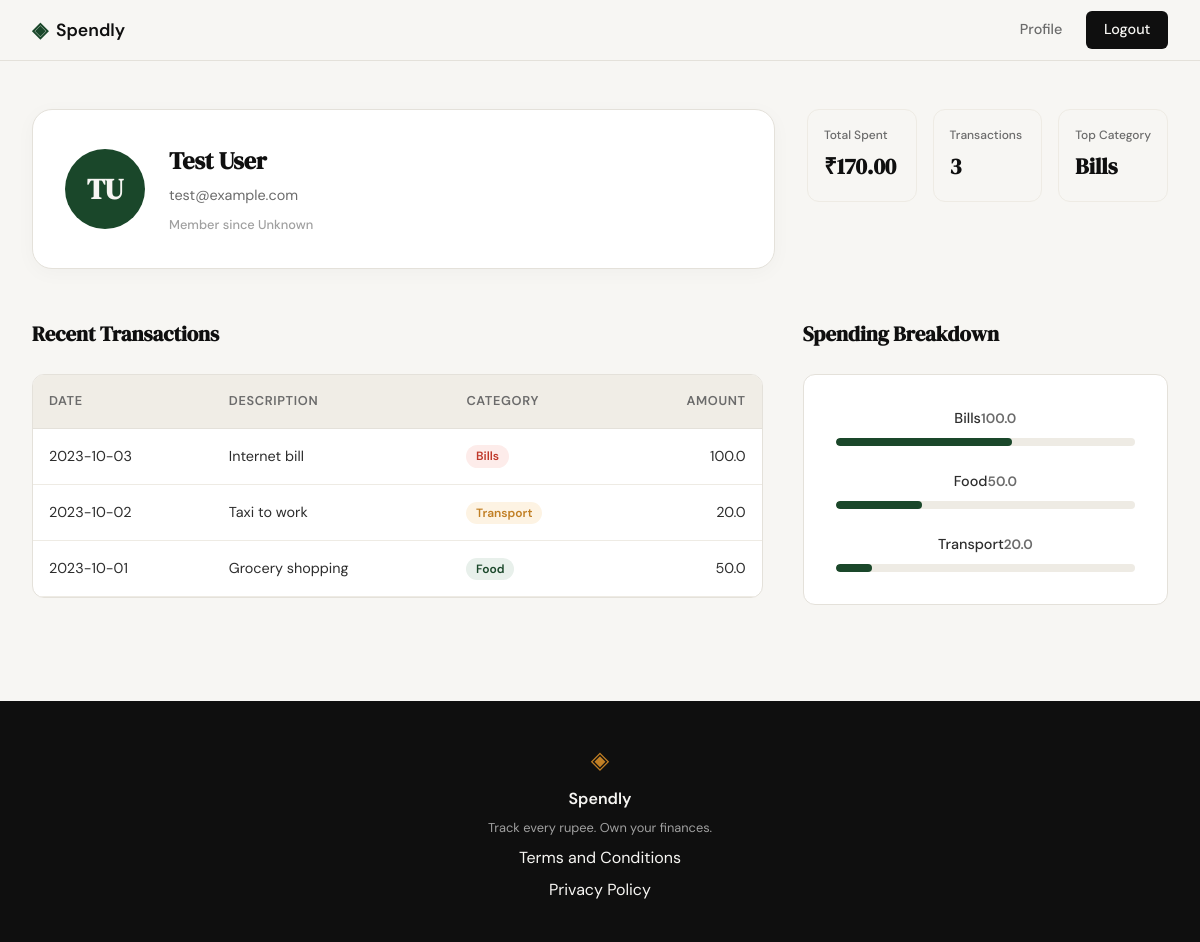
Screenshot of /profile (signed in) with the database file from the repository.
### tables this page shows
CREATE TABLE users (
                id INTEGER PRIMARY KEY AUTOINCREMENT,
                name TEXT NOT NULL,
                email TEXT NOT NULL UNIQUE,
                password TEXT NOT NULL
            );

CREATE TABLE expenses (
                id INTEGER PRIMARY KEY AUTOINCREMENT,
                user_id INTEGER NOT NULL,
                amount REAL NOT NULL,
                category TEXT NOT NULL,
                date TEXT NOT NULL,
                description TEXT,
                FOREIGN KEY (user_id) REFERENCES users (id)
            );

### app.py (the view)
@app.route("/profile")
def profile():
    user_id = session.get("user_id")
    if not user_id:
        flash("Please sign in to view your profile", "error")
        return redirect(url_for("login"))
    user_data = get_user_by_id(user_id)
    if not user_data:
        flash("User not found", "error")
        return redirect(url_for("login"))
    user = {
        "name": user_data["name"],
        "email": user_data["email"],
        "member_since": user_data["member_since"],
        "initials": "".join([n[0].upper() for n in user_data["name"].split()])
    }
    raw_stats = get_summary_stats(user_id)
    stats = {
        "total_spent": f"₹{raw_stats['total_spent']:,.2f}",
        "transaction_count": raw_stats["transaction_count"],
        "top_category": raw_stats["top_category"]
    }
    transactions = get_recent_transactions(user_id)
    categories = get_category_breakdown(user_id)
    return render_template(
        "profile.html",
        user=user,
        stats=stats,
        transactions=transactions,
        categories=categories
    )

### database/db.py (called while the page is built)
def get_db():
    conn = sqlite3.connect(DATABASE_PATH)
    conn.execute("PRAGMA foreign_keys = ON")
    return conn

### database/queries.py (called while the page is built)
def get_user_by_id(user_id):
    with get_db() as conn:
        conn.row_factory = sqlite3.Row
        cursor = conn.cursor()
        cursor.execute(
            "SELECT name, email FROM users WHERE id = ?",
            (user_id,)
        )
        row = cursor.fetchone()
        if row:
            member_since = "Unknown"
            return {
                "name": row["name"],
                "email": row["email"],
                "member_since": member_since
            }
    return None

def get_summary_stats(user_id):
    with get_db() as conn:
        conn.row_factory = sqlite3.Row
        cursor = conn.cursor()
        stats_row = cursor.execute(
            "SELECT SUM(amount) as total, COUNT(*) as count FROM expenses WHERE user_id = ?",
            (user_id,)
        ).fetchone()
        total = stats_row["total"] if stats_row and stats_row["total"] is not None else 0
        count = stats_row["count"] if stats_row else 0
        category_row = cursor.execute(
            "SELECT category FROM expenses WHERE user_id = ? GROUP BY category ORDER BY SUM(amount) DESC LIMIT 1",
            (user_id,)
        ).fetchone()
        top_category = category_row["category"] if category_row else "—"
        return {
            "total_spent": total,
            "transaction_count": count,
            "top_category": top_category
        }

def get_recent_transactions(user_id, limit=10):
    with get_db() as conn:
        conn.row_factory = sqlite3.Row
        cursor = conn.cursor()
        cursor.execute(
            "SELECT date, description, category, amount FROM expenses WHERE user_id = ? ORDER BY date DESC LIMIT ?",
            (user_id, limit)
        )
        rows = cursor.fetchall()
        return [
            {"date": row["date"], "desc": row["description"], "category": row["category"], "amount": row["amount"]}
            for row in rows
        ]

### templates/profile.html (shortened to what this page needs)
{% extends "base.html" %}
{% block head %}
  <link rel="stylesheet" href="{{ url_for('static', filename='css/profile.css') }}">
{% endblock %}
{% block content %}
<div class="profile-container">
    <section class="profile-header">
        <div class="user-card">
            <div class="avatar">{{ user.initials }}</div>
            <div class="user-details">
                <h1>{{ user.name }}</h1>
                <p class="user-email">{{ user.email }}</p>
                <p class="user-meta">Member since {{ user.member_since }}</p>
            </div>
        </div>
        <div class="stats-grid">
            <div class="stat-card">
                <span class="stat-label">Total Spent</span>
                <span class="stat-value">{{ stats.total_spent }}</span>
            </div>
            <div class="stat-card">
                <span class="stat-label">Transactions</span>
                <span class="stat-value">{{ stats.transaction_count }}</span>
            </div>
            <div class="stat-card">
                <span class="stat-label">Top Category</span>
                <span class="stat-value">{{ stats.top_category }}</span>
            </div>
        </div>
    </section>
    <div class="profile-main-grid">
        <section class="history-section">
            <h2>Recent Transactions</h2>
            <div class="table-container">
                <table class="profile-table">
                    <thead>
                        <tr>
                            <th>Date</th>
                            <th>Description</th>
                            <th>Category</th>
                            <th class="text-right">Amount</th>
                        </tr>
                    </thead>
                    <tbody>
                        {% for tx in transactions %}
                        <tr>
                            <td>{{ tx.date }}</td>
                            <td>{{ tx.desc }}</td>
                            <td>
                                <span class="category-badge badge-{{ tx.category|lower }}">
                                    {{ tx.category }}
                                </span>
                            </td>
                            <td class="text-right">{{ tx.amount }}</td>
                        </tr>
                        {% endfor %}
                    </tbody>
                </table>
            </div>
        </section>
        <section class="breakdown-section">
            <h2>Spending Breakdown</h2>
            <div class="category-card">
                {% for cat in categories %}
                <div class="bar-row">
                    <div class="bar-info">
                        <span class="bar-label">{{ cat.name }}</span>
                        <span class="bar-value">{{ cat.amount }}</span>
                    </div>
                    <div class="bar-track">
                        <div class="bar-fill" style="width: {{ cat.percentage }}%"></div>
                    </div>
                </div>
                {% endfor %}
            </div>
        </section>
    </div>
</div>
{% endblock %}

### static/css/style.css (style rules this page uses)
:root { --ink: #0f0f0f; --ink-soft: #2d2d2d; --ink-muted: #6b6b6b; --ink-faint: #a0a0a0; --paper: #f7f6f3; --paper-warm: #f0ede6; --paper-card: #ffffff; --accent: #1a472a; --accent-light: #e8f0eb; --accent-2: #c17f24; --accent-2-light: #fdf3e3; --danger: #c0392b; --danger-light: #fdecea; --border: #e4e1da; --border-soft: #eeebe4; --font-display: 'DM Serif Display', Georgia, serif; --font-body: 'DM Sans', system-ui, sans-serif; --max-width: 1200px; --auth-width: 440px; --radius-sm: 6px; --radius-md: 12px; --radius-lg: 20px; }
*, *::before, *::after { box-sizing: border-box; margin: 0; padding: 0; }
html { font-size: 16px; scroll-behavior: smooth; }
body { background: var(--paper); color: var(--ink); font-family: var(--font-body); font-size: 1rem; line-height: 1.6; -webkit-font-smoothing: antialiased; }
.stat-card { background: var(--paper); border: 1px solid var(--border-soft); padding: 1rem; border-radius: var(--radius-md); display: flex; flex-direction: column; gap: 0.25rem; }
.stat-label { font-size: 0.75rem; color: var(--ink-muted); font-weight: 500; }
.stat-value { font-family: var(--font-display); font-size: 1.4rem; color: var(--ink); font-weight: 600; }
.bar-row { display: grid; grid-template-columns: 80px 1fr; align-items: center; gap: 1rem; }
.bar-label { font-size: 0.85rem; font-weight: 500; color: var(--ink-soft); }
.bar-track { height: 8px; background: var(--border-soft); border-radius: 999px; overflow: hidden; }
.bar-fill { height: 100%; border-radius: 999px; transition: width 0.6s ease; }

### rows the page displays
users: name "Test User", email "test@example.com"
expenses: top_category "Bills", date "2023-10-03", desc "Internet bill", category "Bills", amount "100.0", name "Bills", {{ cat.percentage }} 59 (drawn)
expenses: date "2023-10-02", desc "Taxi to work", category "Transport", amount "20.0", name "Transport", {{ cat.percentage }} 12 (drawn)
expenses: date "2023-10-01", desc "Grocery shopping", category "Food", amount "50.0", name "Food", {{ cat.percentage }} 29 (drawn)

### other values shown
{{ user.initials }} "TU"
{{ user.member_since }} "Unknown"
{{ stats.total_spent }} "₹170.00"
{{ stats.transaction_count }} "3"
